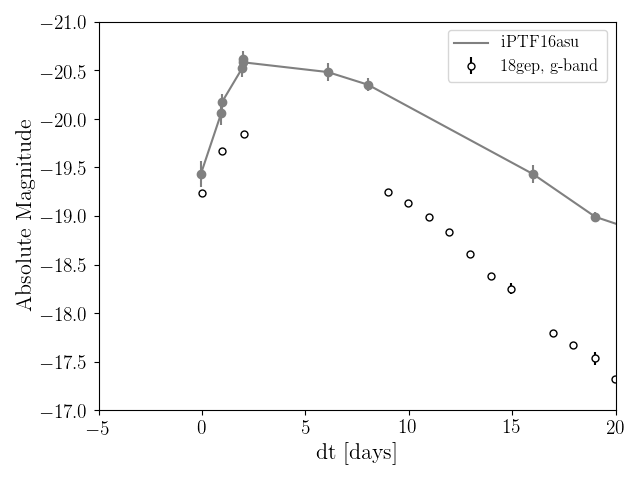

Here is the Python script that generated this plot:
""" Do a light curve comparison """

from matplotlib import rc
rc("font", family="serif")
rc("text", usetex=True)
import matplotlib.pyplot as plt
import numpy as np

DATA_DIR = "/Users/annaho/Dropbox/Projects/Research/ZTF18abukavn/data/phot"

if __name__=="__main__":
    dat = np.loadtxt("../data/lc_16asu.txt", delimiter='&', dtype='str')
    t = dat[:,0].astype(float)
    dt = t-t[0]
    band = np.array([val.strip() for val in dat[:,2]])
    mag_raw = dat[:,3]
    mag = np.zeros(len(mag_raw))
    emag = np.zeros(len(mag))
    for ii,val in enumerate(mag_raw):
        if '>' not in val:
            mag[ii] = float(val.split('$pm$')[0])
            emag[ii] = float(val.split('$pm$')[1])

    choose = np.logical_and(mag > 0, band == 'g')
    Mag = mag[choose]-39.862 # distance modulus

    plt.errorbar(dt[choose]-11, Mag, yerr=emag[choose], c='grey', fmt='o')
    plt.plot(dt[choose]-11, Mag, c='grey', label='iPTF16asu')

    f = DATA_DIR + "/ZTF18abukavn_g_band_final.ascii"
    band = f.split("_")[1]
    dat = np.loadtxt(f, dtype=str, delimiter=',')
    mjd = dat[:,0].astype(float)
    mag = dat[:,1].astype(float)
    emag = dat[:,2].astype(float)
    distmod = 35.87616973979363
    plt.errorbar(
            mjd-mjd[0], mag-distmod, emag, fmt='o', ms=5, c='k',
            mec='black', mfc='white', label='18gep, %s-band' %band)

    plt.gca().invert_yaxis()
    plt.tick_params(labelsize=14)
    plt.xlim(-5,20)
    plt.ylim(-17, -21)
    plt.xlabel("dt [days]", fontsize=16)
    plt.ylabel("Absolute Magnitude", fontsize=16)
    plt.legend(loc='upper right', fontsize=12)
    plt.tight_layout()

    plt.show()
    #plt.savefig("lc_comparison.png")
